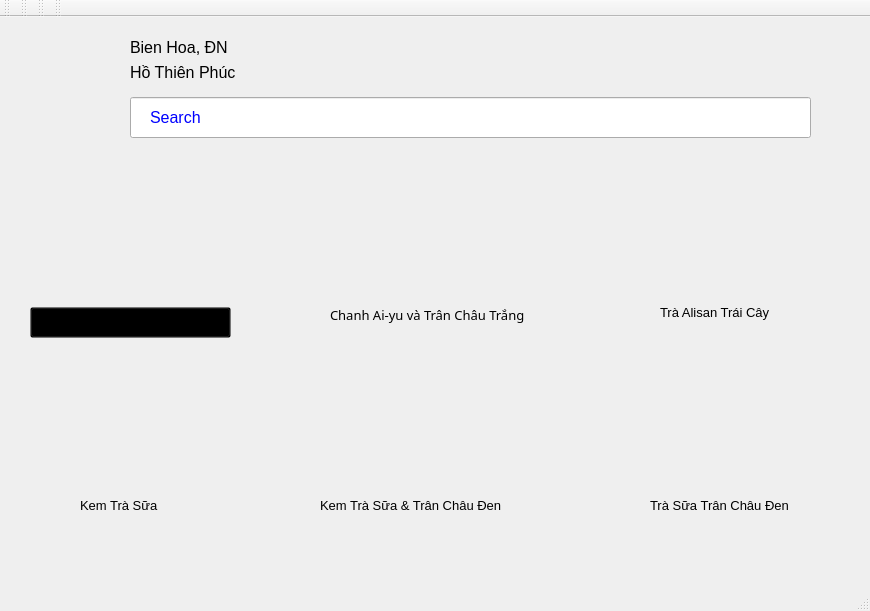
<?xml version="1.0" encoding="UTF-8"?>
<ui version="4.0">
 <class>MainWindow</class>
 <widget class="QMainWindow" name="MainWindow">
  <property name="geometry">
   <rect>
    <x>0</x>
    <y>0</y>
    <width>870</width>
    <height>611</height>
   </rect>
  </property>
  <property name="font">
   <font>
    <pointsize>10</pointsize>
   </font>
  </property>
  <property name="windowTitle">
   <string>MainWindow</string>
  </property>
  <widget class="QWidget" name="centralwidget">
   <widget class="QLabel" name="label">
    <property name="geometry">
     <rect>
      <x>0</x>
      <y>-10</y>
      <width>741</width>
      <height>151</height>
     </rect>
    </property>
    <property name="font">
     <font>
      <pointsize>12</pointsize>
     </font>
    </property>
    <property name="text">
     <string/>
    </property>
    <property name="pixmap">
     <pixmap>../../jew.png</pixmap>
    </property>
    <property name="scaledContents">
     <bool>true</bool>
    </property>
   </widget>
   <widget class="QLabel" name="label_2">
    <property name="geometry">
     <rect>
      <x>20</x>
      <y>20</y>
      <width>81</width>
      <height>61</height>
     </rect>
    </property>
    <property name="text">
     <string/>
    </property>
    <property name="pixmap">
     <pixmap>../../image_pharmacy/adduser.png</pixmap>
    </property>
    <property name="scaledContents">
     <bool>true</bool>
    </property>
   </widget>
   <widget class="QLabel" name="label_3">
    <property name="geometry">
     <rect>
      <x>130</x>
      <y>20</y>
      <width>261</width>
      <height>21</height>
     </rect>
    </property>
    <property name="font">
     <font>
      <pointsize>12</pointsize>
     </font>
    </property>
    <property name="text">
     <string>Bien Hoa, ĐN</string>
    </property>
   </widget>
   <widget class="QLabel" name="label_4">
    <property name="geometry">
     <rect>
      <x>130</x>
      <y>40</y>
      <width>181</width>
      <height>31</height>
     </rect>
    </property>
    <property name="font">
     <font>
      <pointsize>12</pointsize>
     </font>
    </property>
    <property name="text">
     <string>Hồ Thiên Phúc</string>
    </property>
   </widget>
   <widget class="QLineEdit" name="lineEdit">
    <property name="geometry">
     <rect>
      <x>130</x>
      <y>80</y>
      <width>681</width>
      <height>41</height>
     </rect>
    </property>
   </widget>
   <widget class="QLabel" name="label_5">
    <property name="geometry">
     <rect>
      <x>150</x>
      <y>90</y>
      <width>151</width>
      <height>21</height>
     </rect>
    </property>
    <property name="font">
     <font>
      <pointsize>12</pointsize>
     </font>
    </property>
    <property name="styleSheet">
     <string notr="true">color:blue
</string>
    </property>
    <property name="text">
     <string>Search</string>
    </property>
   </widget>
   <widget class="QLabel" name="label_6">
    <property name="geometry">
     <rect>
      <x>60</x>
      <y>140</y>
      <width>151</width>
      <height>151</height>
     </rect>
    </property>
    <property name="text">
     <string/>
    </property>
    <property name="pixmap">
     <pixmap>../images/Đào-hồng-mận-hột-é-1.png</pixmap>
    </property>
    <property name="scaledContents">
     <bool>true</bool>
    </property>
   </widget>
   <widget class="QLabel" name="label_8">
    <property name="geometry">
     <rect>
      <x>370</x>
      <y>130</y>
      <width>141</width>
      <height>151</height>
     </rect>
    </property>
    <property name="text">
     <string/>
    </property>
    <property name="pixmap">
     <pixmap>../images/Chanh-Aiyu-trân-châu-trắng-2.png</pixmap>
    </property>
    <property name="scaledContents">
     <bool>true</bool>
    </property>
   </widget>
   <widget class="QLabel" name="label_9">
    <property name="geometry">
     <rect>
      <x>330</x>
      <y>290</y>
      <width>241</width>
      <height>16</height>
     </rect>
    </property>
    <property name="font">
     <font>
      <family>Mongolian Baiti</family>
      <pointsize>10</pointsize>
     </font>
    </property>
    <property name="text">
     <string>Chanh Ai-yu và Trân Châu Trắng</string>
    </property>
   </widget>
   <widget class="QLabel" name="label_10">
    <property name="geometry">
     <rect>
      <x>660</x>
      <y>140</y>
      <width>131</width>
      <height>141</height>
     </rect>
    </property>
    <property name="font">
     <font>
      <pointsize>10</pointsize>
     </font>
    </property>
    <property name="text">
     <string/>
    </property>
    <property name="pixmap">
     <pixmap>../images/ALISAN-TRÁI-CÂY.png</pixmap>
    </property>
    <property name="scaledContents">
     <bool>true</bool>
    </property>
   </widget>
   <widget class="QLabel" name="label_11">
    <property name="geometry">
     <rect>
      <x>660</x>
      <y>285</y>
      <width>151</width>
      <height>21</height>
     </rect>
    </property>
    <property name="font">
     <font>
      <pointsize>10</pointsize>
     </font>
    </property>
    <property name="text">
     <string>Trà Alisan Trái Cây</string>
    </property>
   </widget>
   <widget class="QLabel" name="label_12">
    <property name="geometry">
     <rect>
      <x>60</x>
      <y>320</y>
      <width>141</width>
      <height>151</height>
     </rect>
    </property>
    <property name="text">
     <string/>
    </property>
    <property name="pixmap">
     <pixmap>../images/kem.png</pixmap>
    </property>
    <property name="scaledContents">
     <bool>true</bool>
    </property>
   </widget>
   <widget class="QLabel" name="label_13">
    <property name="geometry">
     <rect>
      <x>80</x>
      <y>480</y>
      <width>111</width>
      <height>16</height>
     </rect>
    </property>
    <property name="font">
     <font>
      <pointsize>10</pointsize>
     </font>
    </property>
    <property name="text">
     <string>Kem Trà Sữa</string>
    </property>
   </widget>
   <widget class="QLabel" name="label_14">
    <property name="geometry">
     <rect>
      <x>250</x>
      <y>410</y>
      <width>47</width>
      <height>13</height>
     </rect>
    </property>
    <property name="text">
     <string/>
    </property>
   </widget>
   <widget class="QLabel" name="label_15">
    <property name="geometry">
     <rect>
      <x>370</x>
      <y>320</y>
      <width>131</width>
      <height>151</height>
     </rect>
    </property>
    <property name="text">
     <string/>
    </property>
    <property name="pixmap">
     <pixmap>../images/Mango-Matcha-Latte.png</pixmap>
    </property>
    <property name="scaledContents">
     <bool>true</bool>
    </property>
   </widget>
   <widget class="QLabel" name="label_16">
    <property name="geometry">
     <rect>
      <x>320</x>
      <y>480</y>
      <width>231</width>
      <height>16</height>
     </rect>
    </property>
    <property name="text">
     <string>Kem Trà Sữa &amp; Trân Châu Đen</string>
    </property>
   </widget>
   <widget class="QLabel" name="label_17">
    <property name="geometry">
     <rect>
      <x>660</x>
      <y>350</y>
      <width>131</width>
      <height>131</height>
     </rect>
    </property>
    <property name="text">
     <string/>
    </property>
    <property name="pixmap">
     <pixmap>../images/Strawberry-Earl-grey-latte.png</pixmap>
    </property>
    <property name="scaledContents">
     <bool>true</bool>
    </property>
   </widget>
   <widget class="QLabel" name="label_18">
    <property name="geometry">
     <rect>
      <x>650</x>
      <y>480</y>
      <width>141</width>
      <height>16</height>
     </rect>
    </property>
    <property name="text">
     <string>Trà Sữa Trân Châu Đen</string>
    </property>
   </widget>
   <widget class="QLabel" name="label_19">
    <property name="geometry">
     <rect>
      <x>0</x>
      <y>0</y>
      <width>871</width>
      <height>581</height>
     </rect>
    </property>
    <property name="text">
     <string/>
    </property>
    <property name="pixmap">
     <pixmap>../images/jew.png</pixmap>
    </property>
    <property name="scaledContents">
     <bool>true</bool>
    </property>
   </widget>
   <widget class="QPushButton" name="btn_detail">
    <property name="geometry">
     <rect>
      <x>30</x>
      <y>290</y>
      <width>201</width>
      <height>31</height>
     </rect>
    </property>
    <property name="font">
     <font>
      <pointsize>10</pointsize>
     </font>
    </property>
    <property name="styleSheet">
     <string notr="true">background: transparent;</string>
    </property>
    <property name="text">
     <string>Đào Hồng Mận Hạt É</string>
    </property>
   </widget>
   <zorder>label_19</zorder>
   <zorder>label</zorder>
   <zorder>label_2</zorder>
   <zorder>label_3</zorder>
   <zorder>label_4</zorder>
   <zorder>lineEdit</zorder>
   <zorder>label_5</zorder>
   <zorder>label_6</zorder>
   <zorder>label_8</zorder>
   <zorder>label_9</zorder>
   <zorder>label_10</zorder>
   <zorder>label_11</zorder>
   <zorder>label_12</zorder>
   <zorder>label_13</zorder>
   <zorder>label_14</zorder>
   <zorder>label_15</zorder>
   <zorder>label_16</zorder>
   <zorder>label_17</zorder>
   <zorder>label_18</zorder>
   <zorder>btn_detail</zorder>
  </widget>
  <widget class="QMenuBar" name="menubar">
   <property name="geometry">
    <rect>
     <x>0</x>
     <y>0</y>
     <width>870</width>
     <height>26</height>
    </rect>
   </property>
  </widget>
  <widget class="QToolBar" name="toolBar">
   <property name="windowTitle">
    <string>toolBar</string>
   </property>
   <attribute name="toolBarArea">
    <enum>TopToolBarArea</enum>
   </attribute>
   <attribute name="toolBarBreak">
    <bool>false</bool>
   </attribute>
  </widget>
  <widget class="QToolBar" name="toolBar_2">
   <property name="windowTitle">
    <string>toolBar_2</string>
   </property>
   <attribute name="toolBarArea">
    <enum>TopToolBarArea</enum>
   </attribute>
   <attribute name="toolBarBreak">
    <bool>false</bool>
   </attribute>
  </widget>
  <widget class="QToolBar" name="toolBar_3">
   <property name="windowTitle">
    <string>toolBar_3</string>
   </property>
   <attribute name="toolBarArea">
    <enum>TopToolBarArea</enum>
   </attribute>
   <attribute name="toolBarBreak">
    <bool>false</bool>
   </attribute>
  </widget>
  <widget class="QToolBar" name="toolBar_4">
   <property name="windowTitle">
    <string>toolBar_4</string>
   </property>
   <attribute name="toolBarArea">
    <enum>TopToolBarArea</enum>
   </attribute>
   <attribute name="toolBarBreak">
    <bool>false</bool>
   </attribute>
  </widget>
  <widget class="QStatusBar" name="statusBar"/>
 </widget>
 <resources/>
 <connections/>
</ui>
